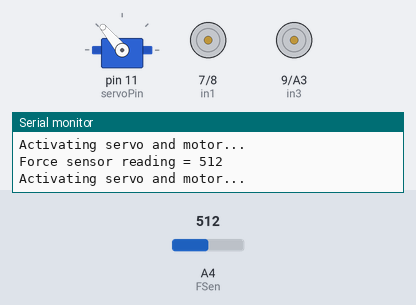
This sketch was run on a simulated Arduino Uno, built with avr-gcc and run on an emulated ATmega328P. Parts: servo, motor-driver pin pairs drawn as motors (green arrow = first pin HIGH = forward, orange = second pin HIGH = backward, longer = more drive, scaled by the enable pin), the last lines printed to the serial monitor. Inputs (shaded band) come from the test bench; at power-on: A4 (FSen) = 512.

Above: at 3.3 s.
3.4 s: A4 (FSen) set to 22
6.9 s: A4 (FSen) set to 18
At 8.4 s:
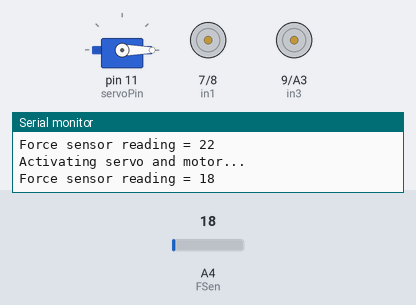
10.2 s: A4 (FSen) set to 122
At 11.8 s:
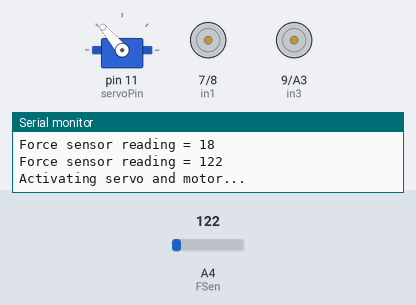
17.0 s: A4 (FSen) set to 10
At 17.8 s:
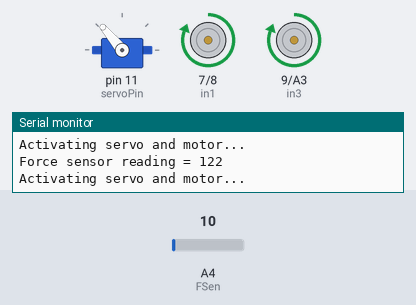
Timing chart, 0 to 20.0 s (numbered marks = the images above; inputs shaded):
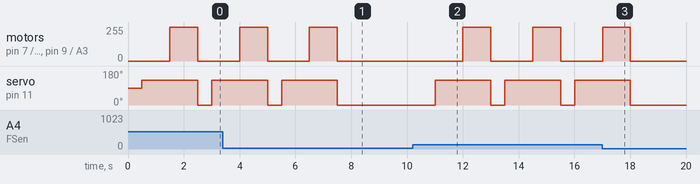

Measured:
- the behaviour switches between 20 and 19 on A4 (FSen) (found by bisection; images 0 and 1)
- after the input at 6.9 s, motor on pin 7 (in1) / pin 8 (in2), motor on pin 9 (in3) / A3 (in4): goes on until 7.5 s, then stays stopped; servo on pin 11 (servoPin): goes on until 7.5 s, then stays 0°
- after the input at 10.2 s, motor on pin 7 (in1) / pin 8 (in2), motor on pin 9 (in3) / A3 (in4): alternates forward 255/255 for 1.0 s and stopped for 1.5 s, starting after 1.8 s; servo on pin 11 (servoPin): alternates 130° for 2.0 s and 0° for 0.50 s, starting after 0.81 s
- after the input at 17.0 s, motor on pin 7 (in1) / pin 8 (in2), motor on pin 9 (in3) / A3 (in4): goes on until 18.0 s, then stays stopped; servo on pin 11 (servoPin): goes on until 18.0 s, then stays 0°

The sketch:

GPT_COde.ino
```cpp
#include <Servo.h>

// Sensor and Servo Pins
const int FSen = A4;
int servoPin = 11;
Servo Servo1;

// Motor A connections
int enA = 5;
int in1 = 7;
int in2 = 8;

// Motor B connections
int enB = 6;
int in3 = 9;
int in4 = A3;

void setup() {
  Serial.begin(115200);
  pinMode(FSen, INPUT);
  Serial.println("Hey!");
  Servo1.attach(servoPin);

  // Set all the motor control pins to outputs
  pinMode(enA, OUTPUT);
  pinMode(enB, OUTPUT);
  pinMode(in1, OUTPUT);
  pinMode(in2, OUTPUT);
  pinMode(in3, OUTPUT);
  pinMode(in4, OUTPUT);

  // Initialize motor state as off
  digitalWrite(in1, LOW);
  digitalWrite(in2, LOW);
  digitalWrite(in3, LOW);
  digitalWrite(in4, LOW);
}

void loop() {
  int analogReading = analogRead(FSen);
  delay(500);
  Serial.print("Force sensor reading = ");
  Serial.println(analogReading);

  // Condition to activate the motor
  if(analogReading >= 20) {
    Serial.println("Activating servo and motor...");
    Servo1.write(130);
    delay(1000);

    // Set motors to maximum speed
    analogWrite(enA, 255);
    analogWrite(enB, 255);

    // Set motor direction (example: forward)
    digitalWrite(in1, HIGH);
    digitalWrite(in2, LOW);
    digitalWrite(in3, HIGH);
    digitalWrite(in4, LOW);

    // Keep the motor running for a while (1 second here)
    delay(1000); // Adjust duration as needed

    // Stop the motor after running
    digitalWrite(in1, LOW);
    digitalWrite(in2, LOW);
    digitalWrite(in3, LOW);
    digitalWrite(in4, LOW);

    // Reset servo
    Servo1.write(0);
  }
}
```
